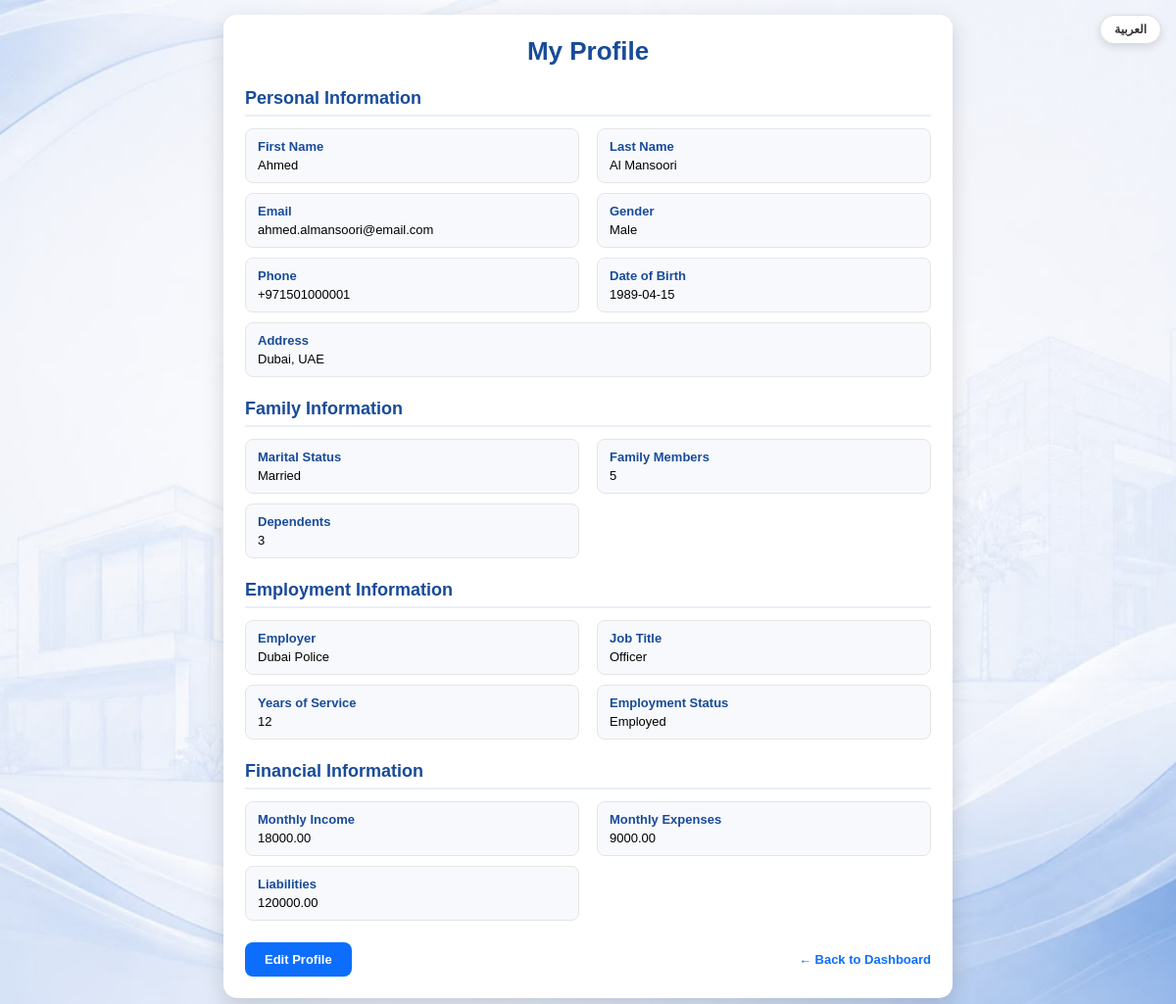
Screenshot of /customer/profile.php (signed in) with the database file from the repository.
### tables this page shows
CREATE TABLE `person` (
  `PersonID` int NOT NULL AUTO_INCREMENT,
  `FirstName` varchar(50) NOT NULL,
  `LastName` varchar(50) NOT NULL,
  `Email` varchar(100) NOT NULL,
  `PasswordHash` varchar(255) NOT NULL,
  `Gender` enum('Male','Female') NOT NULL,
  `Phone` varchar(20) NOT NULL,
  `Address` varchar(255) NOT NULL,
  `DateOfBirth` date NOT NULL,
  `RegistrationDate` datetime NOT NULL DEFAULT CURRENT_TIMESTAMP,
  PRIMARY KEY (`PersonID`),
  UNIQUE KEY `Email` (`Email`)
);

CREATE TABLE `customerfamilyinformation` (
  `CustomerFamilyID` int NOT NULL AUTO_INCREMENT,
  `PersonID` int NOT NULL,
  `MaritalStatus` enum('Single','Married','Divorced','Widowed') DEFAULT NULL,
  `FamilyMembers` int DEFAULT NULL,
  `Dependents` int DEFAULT NULL,
  PRIMARY KEY (`CustomerFamilyID`),
  UNIQUE KEY `PersonID` (`PersonID`),
  CONSTRAINT `FK_CustomerFamilyInformation_Customer` FOREIGN KEY (`PersonID`) REFERENCES `customer` (`PersonID`) ON DELETE CASCADE ON UPDATE CASCADE
);

CREATE TABLE `customeremploymentinformation` (
  `CustomerEmploymentID` int NOT NULL AUTO_INCREMENT,
  `PersonID` int NOT NULL,
  `Employer` varchar(100) DEFAULT NULL,
  `JobTitle` varchar(100) DEFAULT NULL,
  `YearsOfService` int DEFAULT NULL,
  `EmploymentStatus` enum('Employed','Unemployed','Self-Employed','Retired','Student') DEFAULT NULL,
  PRIMARY KEY (`CustomerEmploymentID`),
  UNIQUE KEY `PersonID` (`PersonID`),
  CONSTRAINT `FK_CustomerEmploymentInformation_Customer` FOREIGN KEY (`PersonID`) REFERENCES `customer` (`PersonID`) ON DELETE CASCADE ON UPDATE CASCADE
);

CREATE TABLE `customerfinancialinformation` (
  `CustomerFinancialID` int NOT NULL AUTO_INCREMENT,
  `PersonID` int NOT NULL,
  `MonthlyIncome` decimal(10,2) DEFAULT NULL,
  `MonthlyExpenses` decimal(10,2) DEFAULT NULL,
  `Liabilities` decimal(10,2) DEFAULT NULL,
  PRIMARY KEY (`CustomerFinancialID`),
  UNIQUE KEY `PersonID` (`PersonID`),
  CONSTRAINT `FK_CustomerFinancialInformation_Customer` FOREIGN KEY (`PersonID`) REFERENCES `customer` (`PersonID`) ON DELETE CASCADE ON UPDATE CASCADE
);

### includes/language.php (called while the page is built, shortened)
<?php
$lang = require __DIR__ . "/../lang/" . $_SESSION["lang"] . ".php";
$dir = ($_SESSION["lang"] == "ar") ? "rtl" : "ltr";
?>

### customer/profile.php (the view, shortened to what this page needs)
<?php
require_once "../config/database.php";
require_once "../includes/language.php";
$personID = $_SESSION["PersonID"];
$sql = "
SELECT
p.FirstName,
p.LastName,
p.Email,
p.Gender,
p.Phone,
p.Address,
p.DateOfBirth,
cf.MaritalStatus,
cf.FamilyMembers,
cf.Dependents,
ce.Employer,
ce.JobTitle,
ce.YearsOfService,
ce.EmploymentStatus,
cfi.MonthlyIncome,
cfi.MonthlyExpenses,
cfi.Liabilities
FROM Person p
LEFT JOIN CustomerFamilyInformation cf
ON p.PersonID = cf.PersonID
LEFT JOIN CustomerEmploymentInformation ce
ON p.PersonID = ce.PersonID
LEFT JOIN CustomerFinancialInformation cfi
ON p.PersonID = cfi.PersonID
WHERE p.PersonID = ?
";
$stmt = $pdo->prepare($sql);
$stmt->execute([$personID]);
$profile = $stmt->fetch(PDO::FETCH_ASSOC);
function displayValue($value)
{
    global $lang;
    return ($value !== null && $value !== "")
        ? htmlspecialchars($value)
        : $lang["not_provided"];
}
?>
<!DOCTYPE html>
<html lang="<?= $_SESSION["lang"] ?>" dir="<?= $dir ?>">
<head>
<link rel="stylesheet" href="../assets/css/style.css">
</head>
<body>
<div class="language-switch">
<?php if($_SESSION["lang"]=="en"){ ?>
<a class="language-btn"
href="../change_language.php?lang=ar&return=<?= urlencode($_SERVER['REQUEST_URI']) ?>">
العربية
</a>
<?php } ?>
</div>
<div class="container">
<h1><?= $lang["my_profile"] ?></h1>
<div class="section">
<h2><?= $lang["personal_information"] ?></h2>
<div class="info-grid">
<div class="info-box">
<strong><?= $lang["first_name"] ?></strong>
<?= displayValue($profile["FirstName"]) ?>
</div>
<div class="info-box">
<strong><?= $lang["last_name"] ?></strong>
<?= displayValue($profile["LastName"]) ?>
</div>
<div class="info-box">
<strong><?= $lang["email"] ?></strong>
<?= displayValue($profile["Email"]) ?>
</div>
<div class="info-box">
<strong><?= $lang["gender"] ?></strong>
<?= displayValue($profile["Gender"]) ?>
</div>
<div class="info-box">
<strong><?= $lang["phone"] ?></strong>
<?= displayValue($profile["Phone"]) ?>
</div>
<div class="info-box">
<strong><?= $lang["date_of_birth"] ?></strong>
<?= displayValue($profile["DateOfBirth"]) ?>
</div>
<div class="info-box" style="grid-column:1/-1;">
<strong><?= $lang["address"] ?></strong>
<?= displayValue($profile["Address"]) ?>
</div>
</div>
</div>
<div class="section">
<h2><?= $lang["family_information"] ?></h2>
<div class="info-grid">
<div class="info-box">
<strong><?= $lang["marital_status"] ?></strong>
<?= displayValue($profile["MaritalStatus"]) ?>
</div>
<div class="info-box">
<strong><?= $lang["family_members"] ?></strong>
<?= displayValue($profile["FamilyMembers"]) ?>
</div>
<div class="info-box">
<strong><?= $lang["dependents"] ?></strong>
<?= displayValue($profile["Dependents"]) ?>
</div>
</div>
</div>
<div class="section">
<h2><?= $lang["employment_information"] ?></h2>
<div class="info-grid">
<div class="info-box">
<strong><?= $lang["employer"] ?></strong>
<?= displayValue($profile["Employer"]) ?>
</div>
<div class="info-box">
<strong><?= $lang["job_title"] ?></strong>
<?= displayValue($profile["JobTitle"]) ?>
</div>
<div class="info-box">
<strong><?= $lang["years_of_service"] ?></strong>
<?= displayValue($profile["YearsOfService"]) ?>
</div>
<div class="info-box">
<strong><?= $lang["employment_status"] ?></strong>
<?= displayValue($profile["EmploymentStatus"]) ?>
</div>
</div>
</div>
<div class="section">
<h2><?= $lang["financial_information"] ?></h2>
<div class="info-grid">
<div class="info-box">
<strong><?= $lang["monthly_income"] ?></strong>
<?= displayValue($profile["MonthlyIncome"]) ?>
</div>
<div class="info-box">
<strong><?= $lang["monthly_expenses"] ?></strong>
<?= displayValue($profile["MonthlyExpenses"]) ?>
</div>
<div class="info-box">
<strong><?= $lang["liabilities"] ?></strong>
<?= displayValue($profile["Liabilities"]) ?>
</div>
</div>
</div>
<div class="actions">
<a class="button" href="edit_profile.php">
<?= $lang["edit_profile"] ?>
</a>
<a class="back-link" href="dashboard.php">
← <?= $lang["back_to_dashboard"] ?>
</a>
</div>
</div>
</body>
</html>

### assets/css/style.css (style rules this page uses)
body { margin:30; font-family:Arial, sans-serif; background-image:url("../images/background.png"); background-repeat:no-repeat; background-position:center center; background-size:cover; background-attachment:fixed; min-height:100vh; }

### customer/profile.php (style rules this page uses)
body { margin:0; font-family:Arial,sans-serif; min-height:100vh; display:flex; justify-content:center; align-items:flex-start; padding:15px 0; }
.container { width:700px; background:#fff; border-radius:14px; padding:22px; box-shadow:0 8px 22px rgba(0,0,0,.15); }
h1 { text-align:center; color:#184b99; margin:0 0 18px; font-size:26px; }
.section { margin-top:22px; }
.section h2 { color:#184b99; border-bottom:2px solid #e9eef8; padding-bottom:6px; margin-bottom:12px; font-size:18px; }
.info-grid { display:grid; grid-template-columns:1fr 1fr; gap:10px 18px; }
.info-box { background:#f8f9fc; border:1px solid #e5e5e5; border-radius:8px; padding:10px 12px; font-size:13px; }
.info-box strong { display:block; color:#184b99; margin-bottom:4px; font-size:13px; }
.actions { margin-top:22px; display:flex; justify-content:space-between; align-items:center; }
.button { display:inline-block; background:#0d6efd; color:#fff; padding:10px 20px; border-radius:8px; text-decoration:none; font-weight:bold; font-size:13px; transition:.2s; }
.back-link { color:#0d6efd; text-decoration:none; font-weight:bold; font-size:13px; }
.language-switch { position:fixed; top:15px; right:15px; z-index:100; }
.language-btn { display:inline-block; padding:7px 14px; background:#fff; color:#333; text-decoration:none; border:1px solid #ddd; border-radius:20px; font-size:12px; font-weight:bold; box-shadow:0 3px 8px rgba(0,0,0,.12); transition:.2s; }

### rows the page displays
person: FirstName "Ahmed", LastName "Al Mansoori", Email "ahmed.almansoori@email.com", Gender "Male", Phone "+971501000001", DateOfBirth "1989-04-15", Address "Dubai, UAE", customerfamilyinformation.MaritalStatus "Married", customerfamilyinformation.FamilyMembers "5", customerfamilyinformation.Dependents "3", customeremploymentinformation.Employer "Dubai Police", customeremploymentinformation.JobTitle "Officer", customeremploymentinformation.YearsOfService "12", customeremploymentinformation.EmploymentStatus "Employed", customerfinancialinformation.MonthlyIncome "18000.00", customerfinancialinformation.MonthlyExpenses "9000.00", customerfinancialinformation.Liabilities "120000.00"

### other values shown
$lang["my_profile"] "My Profile"
$lang["personal_information"] "Personal Information"
$lang["first_name"] "First Name"
$lang["last_name"] "Last Name"
$lang["email"] "Email"
$lang["gender"] "Gender"
$lang["phone"] "Phone"
$lang["date_of_birth"] "Date of Birth"
$lang["address"] "Address"
$lang["family_information"] "Family Information"
$lang["marital_status"] "Marital Status"
$lang["family_members"] "Family Members"
$lang["dependents"] "Dependents"
$lang["employment_information"] "Employment Information"
$lang["employer"] "Employer"
